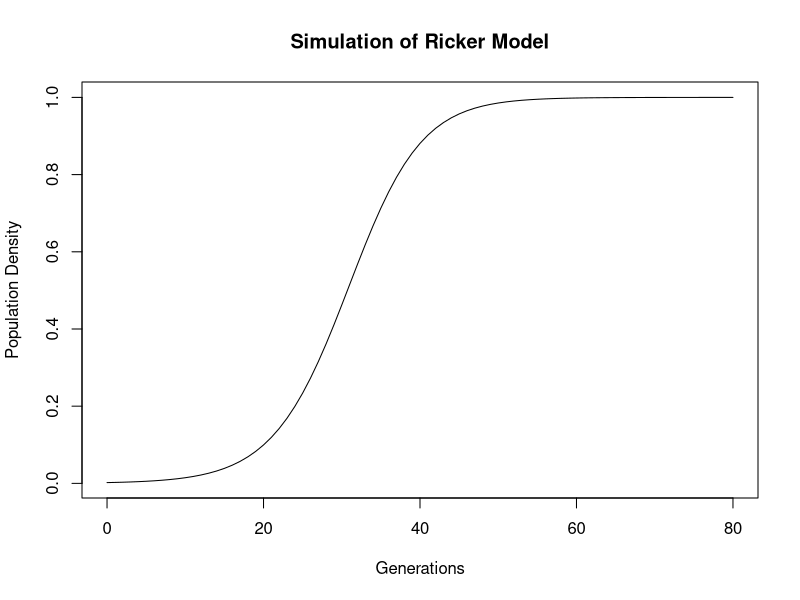

Source code (R):
# alterable parameters
init_x = 0.002
r = 0.2
num_iterations = 80

i = 0
x = init_x

iterations = c(i)
populations = c(init_x)

while(i < num_iterations) {
  x = x * exp(r * (1 - x))
  i = i + 1
  iterations = c(iterations, i)
  populations = c(populations, x)
}

plot(iterations, populations, xlab = "Generations", ylab = "Population Density", main = "Simulation of Ricker Model", type = "l")